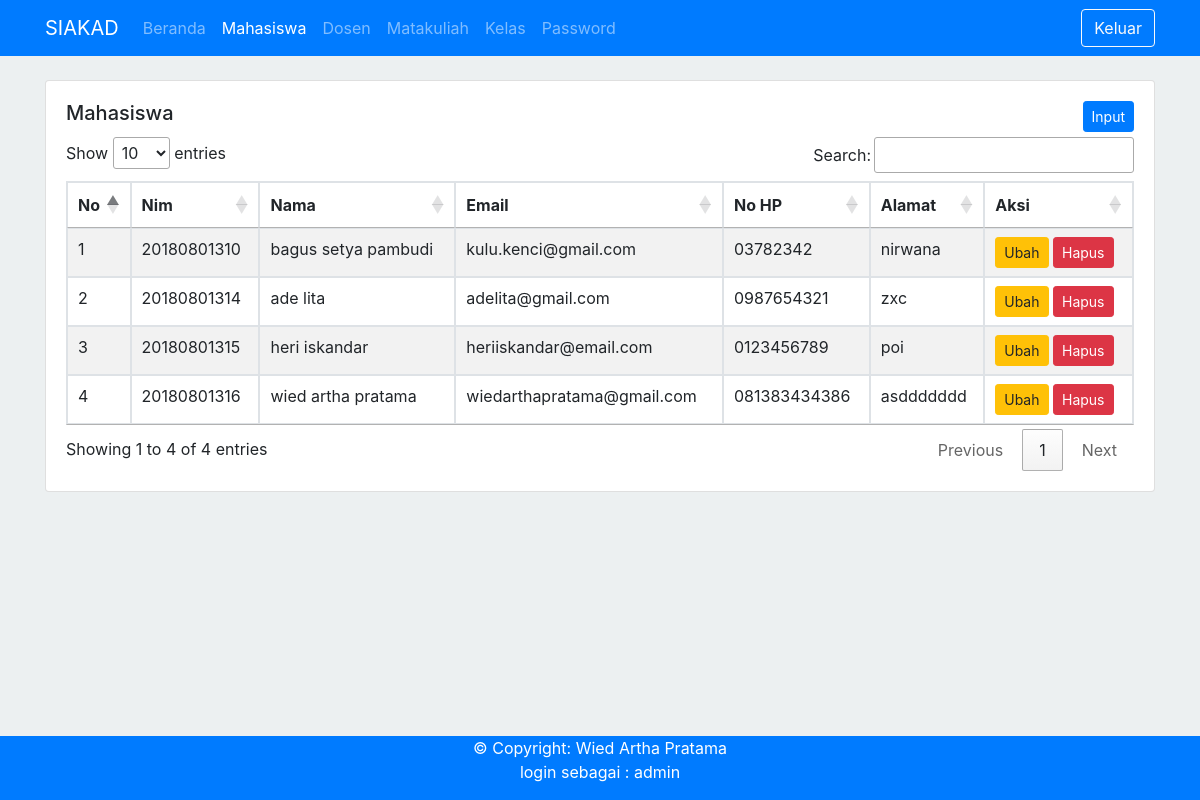
/index.php?p=mahasiswa (signed in), run on the app's committed database.
### tables this page shows
CREATE TABLE `mahasiswa` (
  `nim` varchar(12) NOT NULL,
  `nama` varchar(50) DEFAULT NULL,
  `email` varchar(50) DEFAULT NULL,
  `nohp` varchar(15) DEFAULT NULL,
  `alamat` varchar(10) DEFAULT NULL,
  PRIMARY KEY (`nim`)
);

### pages/mahasiswa/index.php (the view, shortened to what this page needs)
<div class="card">
    <div class="card-body">
        <h5 class="card-title">
            Mahasiswa
            <?php
                if($_SESSION['level']==1){
            ?>
            <div class="pull-right">
                <a href="?p=input-mahasiswa" class="btn btn-primary btn-sm">Input</a>
            </div>
            <?php
                }
            ?>
        </h5>
        <table class="table table-striped table-bordered table-hover" id="myTable">
            <thead>
                <tr>
                    <th>No</th>
                    <th>Nim</th>
                    <th>Nama</th>
                    <th>Email</th>
                    <th>No HP</th>
                    <th>Alamat</th>
                    <?php
                        if($_SESSION['level']==1){
                    ?>
                    <th>Aksi</th>
                    <?php
                        }
                    ?>
                </tr>
            </thead>
            <tbody>
                <?php
                    $no = 1;
                    include "./config/config_header.php";
                    $sql = "SELECT * FROM mahasiswa order by nim asc";
                    $result = $conn->query($sql);
                    if ($result->num_rows > 0) {
                    while($a = $result->fetch_assoc()) { ?>
                        <tr>
                            <td><?= $no++ ?></td>
                            <td><?= $a['nim'] ?></td>
                            <td><?= $a['nama'] ?></td>
                            <td><?= $a['email'] ?></td>
                            <td><?= $a['nohp'] ?></td>
                            <td><?= $a['alamat'] ?></td>
                            <?php
                                if($_SESSION['level']==1){
                            ?>
                            <td>
                                <a href="?p=ubah-mahasiswa&nim=<?=$a['nim']?>" class="btn btn-warning btn-sm">Ubah</a>
                                <a href="?p=hapus-mahasiswa&nim=<?=$a['nim']?>" class="btn btn-danger btn-sm">Hapus</a>
                            </td>
                            <?php
                                }
                            ?>
                        </tr>
                <?php }
                    } else {
                        echo "0 results";
                    }
                ?>
            </tbody>
        </table>
    </div>
</div>

### index.php (style rules this page uses)
body { background-color: #ecf0f1 !important; }
.pull-right { float: right; }

### data on the page
mahasiswa: nim "20180801310", nama "bagus setya pambudi", email "kulu.kenci@gmail.com", nohp "03782342", alamat "nirwana"
mahasiswa: nim "20180801314", nama "ade lita", email "adelita@gmail.com", nohp "0987654321", alamat "zxc"
mahasiswa: nim "20180801315", nama "heri iskandar", email "heriiskandar@email.com", nohp "0123456789", alamat "poi"
mahasiswa: nim "20180801316", nama "wied artha pratama", email "wiedarthapratama@gmail.com", nohp "081383434386", alamat "asddddddd"

### other printed values
$_SESSION['username'] "admin"
